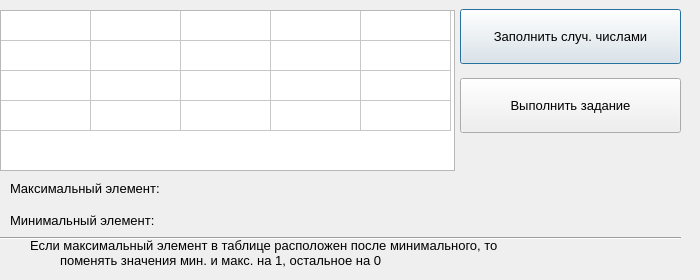
<?xml version="1.0" encoding="UTF-8"?>
<ui version="4.0">
 <class>Dialog</class>
 <widget class="QDialog" name="Dialog">
  <property name="geometry">
   <rect>
    <x>0</x>
    <y>0</y>
    <width>700</width>
    <height>280</height>
   </rect>
  </property>
  <property name="minimumSize">
   <size>
    <width>700</width>
    <height>280</height>
   </size>
  </property>
  <property name="maximumSize">
   <size>
    <width>700</width>
    <height>280</height>
   </size>
  </property>
  <property name="windowTitle">
   <string>Dialog</string>
  </property>
  <widget class="QTableWidget" name="tableWidget">
   <property name="enabled">
    <bool>true</bool>
   </property>
   <property name="geometry">
    <rect>
     <x>0</x>
     <y>10</y>
     <width>455</width>
     <height>161</height>
    </rect>
   </property>
   <property name="minimumSize">
    <size>
     <width>441</width>
     <height>0</height>
    </size>
   </property>
   <property name="maximumSize">
    <size>
     <width>455</width>
     <height>220</height>
    </size>
   </property>
   <property name="font">
    <font>
     <pointsize>10</pointsize>
    </font>
   </property>
   <property name="rowCount">
    <number>4</number>
   </property>
   <attribute name="horizontalHeaderVisible">
    <bool>false</bool>
   </attribute>
   <attribute name="horizontalHeaderCascadingSectionResizes">
    <bool>false</bool>
   </attribute>
   <attribute name="horizontalHeaderMinimumSectionSize">
    <number>55</number>
   </attribute>
   <attribute name="horizontalHeaderDefaultSectionSize">
    <number>90</number>
   </attribute>
   <attribute name="verticalHeaderVisible">
    <bool>false</bool>
   </attribute>
   <attribute name="verticalHeaderHighlightSections">
    <bool>false</bool>
   </attribute>
   <row>
    <property name="text">
     <string/>
    </property>
   </row>
   <row>
    <property name="text">
     <string/>
    </property>
   </row>
   <row>
    <property name="text">
     <string/>
    </property>
   </row>
   <row>
    <property name="text">
     <string/>
    </property>
   </row>
   <column>
    <property name="text">
     <string>C1</string>
    </property>
   </column>
   <column>
    <property name="text">
     <string>C2</string>
    </property>
   </column>
   <column>
    <property name="text">
     <string>C3</string>
    </property>
   </column>
   <column>
    <property name="text">
     <string>C4</string>
    </property>
   </column>
   <column>
    <property name="text">
     <string>C5</string>
    </property>
   </column>
  </widget>
  <widget class="QPushButton" name="btn_random_number">
   <property name="geometry">
    <rect>
     <x>460</x>
     <y>9</y>
     <width>221</width>
     <height>55</height>
    </rect>
   </property>
   <property name="font">
    <font>
     <family>Segoe UI</family>
     <pointsize>10</pointsize>
    </font>
   </property>
   <property name="text">
    <string>Заполнить случ. числами</string>
   </property>
  </widget>
  <widget class="QPushButton" name="btn_solve">
   <property name="geometry">
    <rect>
     <x>460</x>
     <y>78</y>
     <width>221</width>
     <height>55</height>
    </rect>
   </property>
   <property name="font">
    <font>
     <family>Segoe UI</family>
     <pointsize>10</pointsize>
    </font>
   </property>
   <property name="text">
    <string>Выполнить задание</string>
   </property>
  </widget>
  <widget class="QLabel" name="label_max_el">
   <property name="geometry">
    <rect>
     <x>10</x>
     <y>180</y>
     <width>331</width>
     <height>16</height>
    </rect>
   </property>
   <property name="font">
    <font>
     <family>Segoe UI</family>
     <pointsize>10</pointsize>
    </font>
   </property>
   <property name="text">
    <string>Максимальный элемент:</string>
   </property>
  </widget>
  <widget class="QLabel" name="label_min_el">
   <property name="geometry">
    <rect>
     <x>10</x>
     <y>210</y>
     <width>501</width>
     <height>20</height>
    </rect>
   </property>
   <property name="font">
    <font>
     <family>Segoe UI</family>
     <pointsize>10</pointsize>
    </font>
   </property>
   <property name="text">
    <string>Минимальный элемент:</string>
   </property>
  </widget>
  <widget class="QLabel" name="label_task_1">
   <property name="geometry">
    <rect>
     <x>30</x>
     <y>230</y>
     <width>631</width>
     <height>31</height>
    </rect>
   </property>
   <property name="font">
    <font>
     <family>Segoe UI</family>
     <pointsize>10</pointsize>
    </font>
   </property>
   <property name="text">
    <string>&lt;html&gt;&lt;head/&gt;&lt;body&gt;&lt;p&gt;Если максимальный элемент в таблице расположен после минимального, то &lt;/p&gt;&lt;/body&gt;&lt;/html&gt;</string>
   </property>
  </widget>
  <widget class="QLabel" name="label_task_2">
   <property name="geometry">
    <rect>
     <x>60</x>
     <y>250</y>
     <width>551</width>
     <height>21</height>
    </rect>
   </property>
   <property name="font">
    <font>
     <family>Segoe UI</family>
     <pointsize>10</pointsize>
    </font>
   </property>
   <property name="text">
    <string>&lt;html&gt;&lt;head/&gt;&lt;body&gt;&lt;p&gt;поменять значения мин. и макс. на 1, остальное на 0&lt;/p&gt;&lt;/body&gt;&lt;/html&gt;</string>
   </property>
  </widget>
  <widget class="QLabel" name="label_error">
   <property name="geometry">
    <rect>
     <x>410</x>
     <y>170</y>
     <width>321</width>
     <height>31</height>
    </rect>
   </property>
   <property name="font">
    <font>
     <family>Segoe UI</family>
     <pointsize>13</pointsize>
     <weight>50</weight>
     <bold>false</bold>
    </font>
   </property>
   <property name="styleSheet">
    <string notr="true">color: rgb(170, 0, 0);</string>
   </property>
   <property name="text">
    <string/>
   </property>
  </widget>
  <widget class="Line" name="line">
   <property name="geometry">
    <rect>
     <x>0</x>
     <y>230</y>
     <width>681</width>
     <height>16</height>
    </rect>
   </property>
   <property name="orientation">
    <enum>Qt::Horizontal</enum>
   </property>
  </widget>
 </widget>
 <resources/>
 <connections/>
</ui>
